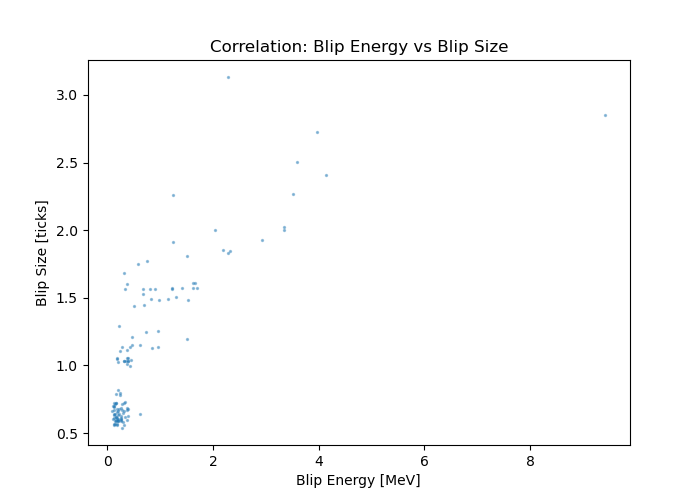

Reproduce this figure in Python.
import uproot
import awkward as ak
import matplotlib.pyplot as plt

# Open file and tree
file = uproot.open("/home/shana/000001_ana_hist_2025-06-03T_003735Z.root")
tree = file["pdblipana/anatree"]

# Read variables
blip_energy = ak.flatten(tree["blip_energy"].array())
blip_size   = ak.flatten(tree["blip_size"].array())

# Correlation plot
plt.figure(figsize=(7,5))
plt.scatter(blip_energy, blip_size, s=2, alpha=0.4)
plt.xlabel("Blip Energy [MeV]")
plt.ylabel("Blip Size [ticks]")
plt.title("Correlation: Blip Energy vs Blip Size")
plt.show()
